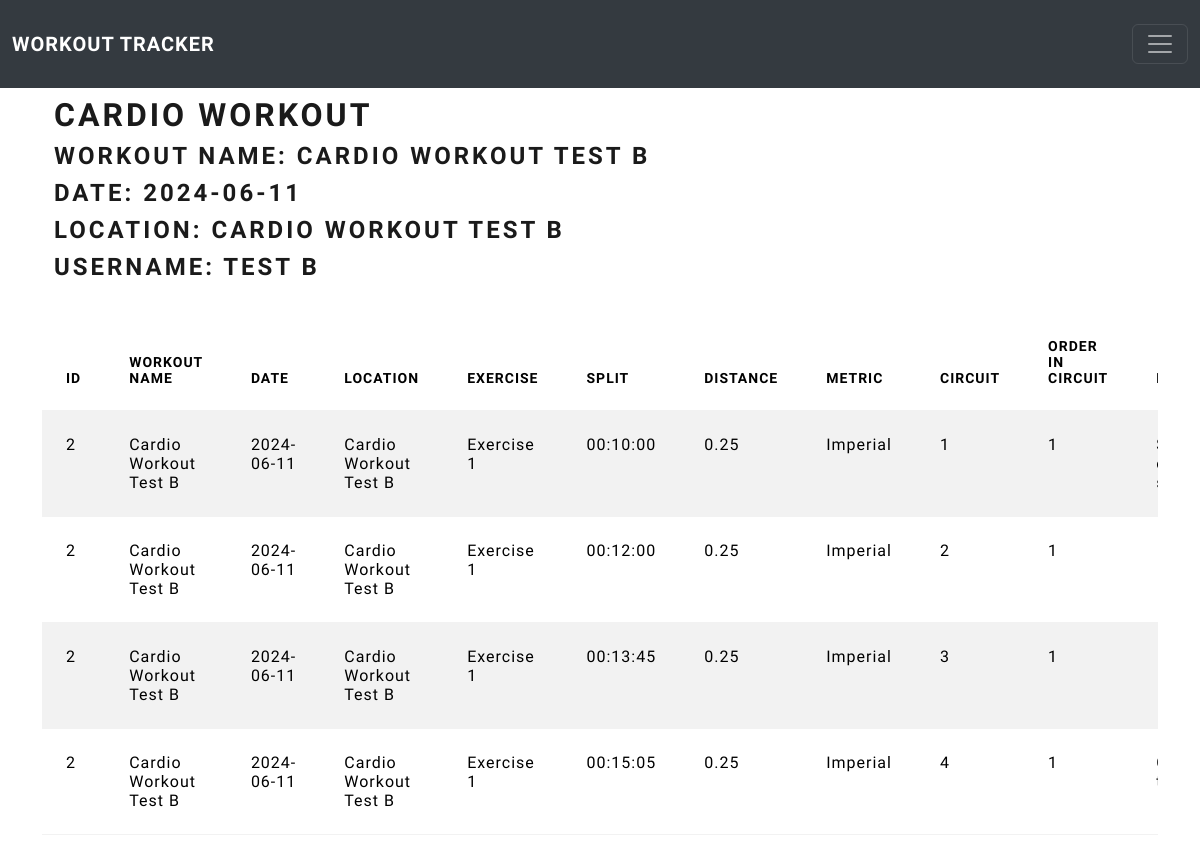
The page /view_single_cardio_workout/2/2 (signed in) on the database its author committed.
### workouts/models.py (models this page shows, shortened)
class CardioTraining(db.Model):
    __tablename__ = 'cardio_training'
    users = db.relationship(User)
    id = db.Column(db.Integer, primary_key=True)
    user_id = db.Column(db.Integer, db.ForeignKey('users.id'), nullable=False)
    workout_name = db.Column(db.String(140), nullable=False)
    date = db.Column(db.Date, nullable=False, default=datetime.utcnow)
    location = db.Column(db.String, nullable=False)
    exercise = db.Column(db.String(140), nullable=False)
    split = db.Column(db.String, nullable=False)
    distance = db.Column(db.Float, nullable=False)
    metric = db.Column(db.String, nullable=False)
    circuit = db.Column(db.Integer, nullable=False)
    order_in_circuit = db.Column(db.Integer, nullable=False)
    notes = db.Column(db.Text, nullable=False)
    circuit_count = db.Column(db.Integer, nullable=False)
    exercise_count = db.Column(db.Integer, nullable=False)
    sub_id = db.Column(db.Integer, nullable=False)

class User(db.Model, UserMixin):
    __tablename__ = 'users'
    id = db.Column(db.Integer, primary_key=True)
    email = db.Column(db.String(64), unique=True, index=True)
    username = db.Column(db.String(64), unique=True, index=True)
    password_hash = db.Column(db.String(128))
    strength_workouts_sub = db.relationship('StrengthTrainingSub', backref='athlete', lazy=True)
    strength_workouts = db.relationship('StrengthTraining', backref='athlete', lazy=True)
    cardio_workouts_sub = db.relationship('CardioTrainingSub', backref='athlete', lazy=True)
    cardio_workouts = db.relationship('CardioTraining', backref='athlete', lazy=True)
    recovery_questions = db.relationship('RecoveryQuestions', backref='athlete', lazy=True)

### workouts/cardio_training/views.py (the view)
@cardio_training.route('/view_single_cardio_workout/<int:cardio_workout_id>/<int:cardio_user_id>')
def single_cardio_workout(cardio_workout_id, cardio_user_id):
    cardio_workout = CardioTraining.query.filter_by(sub_id=cardio_workout_id).filter_by(user_id=cardio_user_id).all()
    table_username = User.query.filter_by(id=cardio_user_id).first().username
    enable_edit = cardio_workout[0].user_id == current_user.id
    return render_template('view_single_cardio_workout.html',
                           cardio_workout=cardio_workout,
                           enable_edit=enable_edit,
                           table_username=table_username)

### workouts/models.py (called while the page is built)
@login_manager.user_loader
def load_user(user_id):
    return User.query.get(user_id)

### workouts/templates/view_single_cardio_workout.html (shortened to what this page needs)
{% extends "base.html" %}
{% block content %}
    <div class="container">
    <h1>Cardio Workout</h1>
    <h3>Workout Name: {{cardio_workout[0].workout_name}}</h3>
    <h3>Date: {{cardio_workout[0].date}}</h3>
    <h3>Location: {{cardio_workout[0].location}}</h3>
    <h3>Username: {{table_username}}</h3>
    </div>
    <br>
    <div class="table-responsive">
    <table id="data" class="table table-striped">
        <thead>
            <tr>
                <th>ID</th>
                <th>Workout Name</th>
                <th>Date</th>
                <th>Location</th>
                <th>Exercise</th>
                <th>Split</th>
                <th>Distance</th>
                <th>Metric</th>
                <th>Circuit</th>
                <th>Order in Circuit</th>
                <th>Notes</th>
            </tr>
        </thead>
        <tbody>
            {% for exercise_set in cardio_workout %}
            <tr>
                <td>{{ exercise_set.sub_id }}</td>
                <td>{{ exercise_set.workout_name }}</td>
                <td>{{ exercise_set.date }}</td>
                <td>{{ exercise_set.location }}</td>
                <td>{{ exercise_set.exercise }}</td>
                <td>{{ exercise_set.split }}</td>
                <td>{{ exercise_set.distance }}</td>
                <td>{{ exercise_set.metric }}</td>
                <td>{{ exercise_set.circuit }}</td>
                <td>{{ exercise_set.order_in_circuit }}</td>
                <td>{{ exercise_set.notes }}</td>
            </tr>
            {% endfor %}
        </tbody>
    </table>
    </div>
{% endblock %}

### rows shown on the page
CardioTraining: workout_name "CARDIO WORKOUT TEST B", date "2024-06-11", location "CARDIO WORKOUT TEST B", sub_id "2", workout_name "Cardio Workout Test B", location "Cardio Workout Test B", exercise "Exercise 1", split "00:10:00", distance "0.25", metric "Imperial", circuit "1", order_in_circuit "1"
User: username "TEST B"
CardioTraining: sub_id "2", workout_name "Cardio Workout Test B", date "2024-06-11", location "Cardio Workout Test B", exercise "Exercise 1", split "00:12:00", distance "0.25", metric "Imperial", circuit "2", order_in_circuit "1"
CardioTraining: sub_id "2", workout_name "Cardio Workout Test B", date "2024-06-11", location "Cardio Workout Test B", exercise "Exercise 1", split "00:13:45", distance "0.25", metric "Imperial", circuit "3", order_in_circuit "1"
CardioTraining: sub_id "2", workout_name "Cardio Workout Test B", date "2024-06-11", location "Cardio Workout Test B", exercise "Exercise 1", split "00:15:05", distance "0.25", metric "Imperial", circuit "4", order_in_circuit "1"
